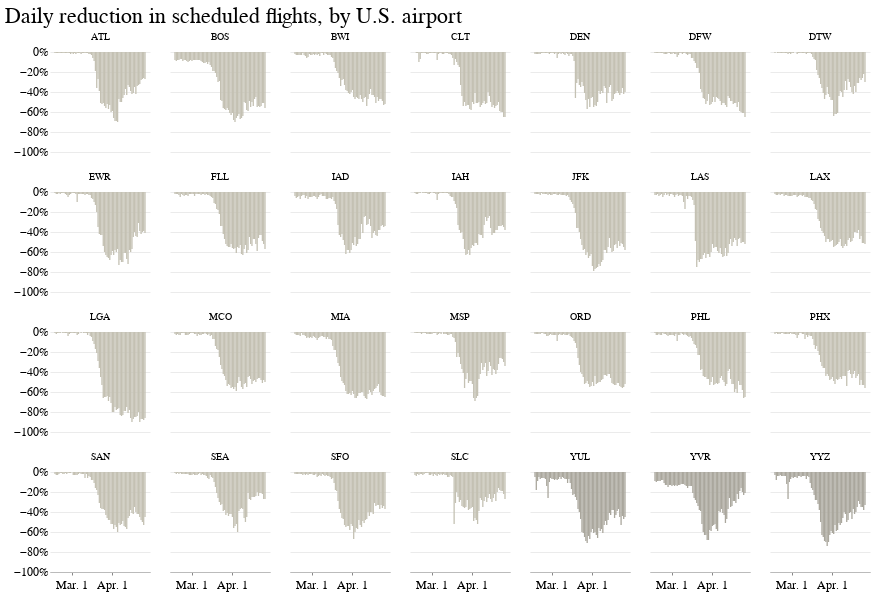

The notebook cell saved with this chart:
### Markdown cell above
### Small multiples for U.S. airports

### Code cell
alt.Chart(usa_merge).mark_bar(color='#C7733E', size=1.3).encode(
    x=alt.X('date:T', title='', axis=alt.Axis(tickCount=2, format='%b. %-d', grid=False)),
        y=alt.Y('pct_diff:Q', title='', scale=alt.Scale(domain=(-1, 0)), axis=alt.Axis(tickSize=0,domainOpacity=0,\
                                                tickCount=4, format='%',gridWidth=.6, gridColor='#dddddd')),
    color=alt.condition(
        alt.datum.can == True,
        alt.value('#AAA79D'), 
        alt.value('#C4C1B3')
    )
).properties(width=100, height=100).facet(
    facet=alt.Facet('airport:N', title=''),
    columns=7,
    title='Daily reduction in scheduled flights, by U.S. airport'
).configure_view(strokeOpacity=0)

### Figure 1 — Vega-Lite specification as saved in the notebook (floating-point values rounded to 4 significant figures; data arrays with more than 128 entries replaced by an {"elided": "..."} marker saying what was removed)
{"config": {"view": {"width": 800, "height": 450, "strokeOpacity": 0}, "background": "#ffffff", "title": {"anchor": "start", "font": "Benton Gothic Bold, sans", "fontColor": "#000000", "fontSize": 22, "fontWeight": "normal"}, "arc": {"fill": "#82c6df"}, "area": {"fill": "#82c6df"}, "line": {"stroke": "#82c6df", "strokeWidth": 3}, "path": {"stroke": "#82c6df"}, "rect": {"fill": "#82c6df"}, "shape": {"stroke": "#82c6df"}, "bar": {"fill": "#82c6df"}, "point": {"stroke": "#82c6df"}, "symbol": {"fill": "#82c6df", "size": 30}, "axis": {"titleFont": "Benton Gothic Bold, sans", "titleFontSize": 13, "titleFontWeight": "normal", "labelFont": "Benton Gothic, sans", "labelFontSize": 11.5, "labelFontWeight": "normal"}, "axisX": {"labelAngle": 0, "labelPadding": 4, "tickSize": 3}, "axisY": {"labelBaseline": "middle", "maxExtent": 45, "minExtent": 45, "tickSize": 2, "titleAlign": "left", "titleAngle": 0, "titleX": -45, "titleY": -11}, "legend": {"titleFont": "Benton Gothic Bold, sans", "titleFontSize": 13, "titleFontWeight": "normal", "symbolType": "square", "labelFont": "Benton Gothic, sans", "labelFontSize": 11.5}, "range": {"category": ["#3580b1", "#ec8431", "#ab7fb4", "#c89d29", "#adc839", "#829eb1"], "diverging": ["#e68a4f", "#f4bb6a", "#f9e39c", "#dadfe2", "#a6b7c6", "#849eae"], "heatmap": ["#fbf2c7", "#f9e39c", "#f8d36e", "#f4bb6a", "#e68a4f", "#d15a40", "#ab4232"], "ordinal": ["#fbf2c7", "#f9e39c", "#f8d36e", "#f4bb6a", "#e68a4f", "#d15a40", "#ab4232"], "ramp": ["#fbf2c7", "#f9e39c", "#f8d36e", "#f4bb6a", "#e68a4f", "#d15a40", "#ab4232"]}}, "data": {"name": "data-328947cf29992695c011e2731502ae38"}, "facet": {"type": "nominal", "field": "airport", "title": ""}, "spec": {"mark": {"type": "bar", "color": "#C7733E", "size": 1.3}, "encoding": {"color": {"condition": {"value": "#AAA79D", "test": "(datum.can === true)"}, "value": "#C4C1B3"}, "x": {"type": "temporal", "axis": {"format": "%b. %-d", "grid": false, "tickCount": 2}, "field": "date", "title": ""}, "y": {"type": "quantitative", "axis": {"domainOpacity": 0, "format": "%", "gridColor": "#dddddd", "gridWidth": 0.6, "tickCount": 4, "tickSize": 0}, "field": "pct_diff", "scale": {"domain": [-1, 0]}, "title": ""}}, "height": 100, "width": 100}, "columns": 7, "title": "Daily reduction in scheduled flights, by U.S. airport", "$schema": "https://vega.github.io/schema/vega-lite/v4.0.2.json", "datasets": {"data-328947cf29992695c011e2731502ae38": {"elided": "1960 records"}}}
